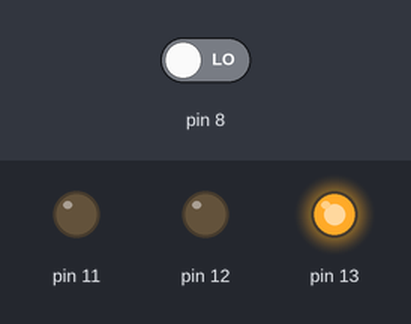
Bench run of a sketch on a simulated Arduino Uno, built with avr-gcc and run on an emulated ATmega328P. Parts: output pins drawn as LEDs (lit = HIGH). Dashed ring = blinking. The inputs (shaded band) are chosen by the test bench; at power-on: pin 8 LOW.

Above: at 1.5 s.
1.6 s: pin 8 driven HIGH
At 2.3 s:
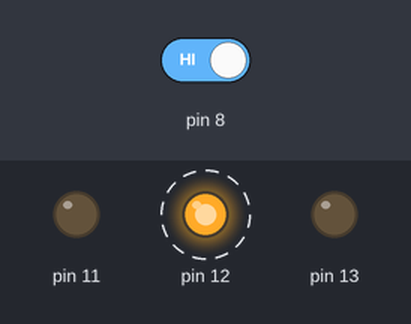
At 3.3 s:
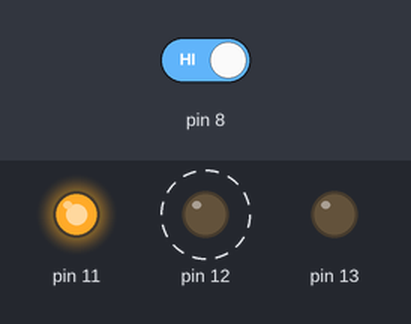
4.6 s: pin 8 driven LOW
At 6.2 s:
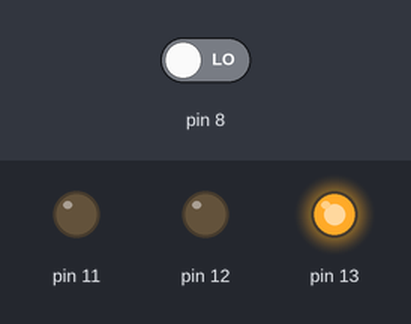
Timing chart, 0 to 7.7 s (numbered marks = the images above; inputs shaded):
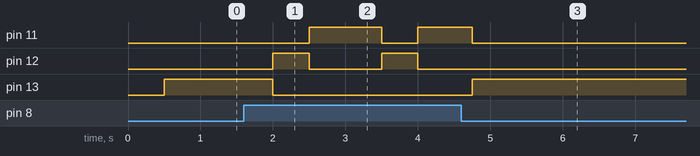

The sketch:

sketch_jun16d.ino
```cpp
void red();
void green();
void blue();
void setup() {
  pinMode(13,1);
  pinMode(12,1);
  pinMode(11,1);
  pinMode(8,0);
}
int botao, cont = 0;
void loop() {
  delay(250);
  if(digitalRead(8)){
    cont++;
      delay(250);
  }
  switch(cont){
    case 1:
      red();
      break;
    case 2:
      green();
      break;
    case 3:
      blue();
      break;
    default:
      cont = 1;
      break;
  }
}

void red(){
      digitalWrite(13,1);
      digitalWrite(12,0);
      digitalWrite(11,0);
}
void green(){
      digitalWrite(13,0);
      digitalWrite(12,1);
      digitalWrite(11,0);
}
void blue(){
      digitalWrite(13,0);
      digitalWrite(12,0);
      digitalWrite(11,1);
}
```

Measured:
- after the input at 1.6 s, pin 11: LOW → HIGH after 0.90 s, → LOW 1.0 s later, → HIGH 0.50 s later; pin 12: alternates HIGH for 0.50 s and LOW for 1.0 s, starting after 0.40 s; pin 13: HIGH → LOW after 0.40 s
- after the input at 4.6 s, pin 12: stops changing and stays LOW; pin 13: LOW → HIGH after 0.15 s
